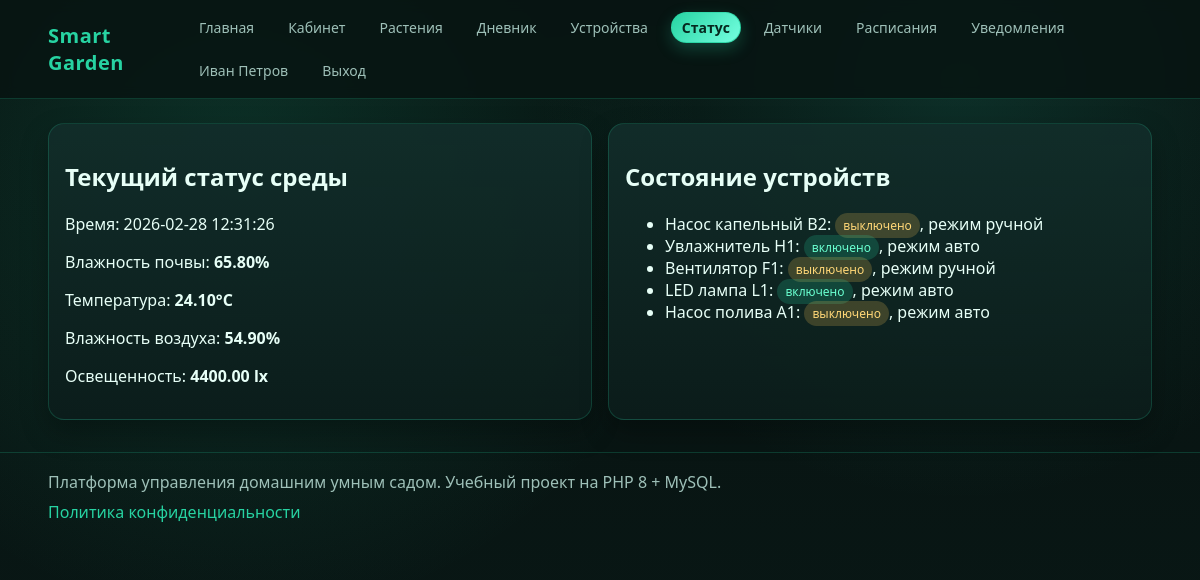
The page /?route=status (signed in) on the database its author committed.
### tables this page shows
CREATE TABLE sensor_readings (
  id BIGINT UNSIGNED AUTO_INCREMENT PRIMARY KEY,
  user_id INT UNSIGNED NOT NULL,
  zone_id INT UNSIGNED NULL,
  soil_humidity DECIMAL(5,2) NOT NULL,
  temperature DECIMAL(5,2) NOT NULL,
  air_humidity DECIMAL(5,2) NOT NULL,
  light_level DECIMAL(8,2) NOT NULL,
  reading_time DATETIME NOT NULL,
  INDEX idx_sensor_user_time (user_id, reading_time),
  FOREIGN KEY (user_id) REFERENCES users(id) ON DELETE CASCADE,
  FOREIGN KEY (zone_id) REFERENCES zones(id) ON DELETE SET NULL
);

CREATE TABLE devices (
  id INT UNSIGNED AUTO_INCREMENT PRIMARY KEY,
  user_id INT UNSIGNED NOT NULL,
  zone_id INT UNSIGNED NULL,
  name VARCHAR(120) NOT NULL,
  device_type VARCHAR(60) NOT NULL,
  status ENUM('on','off') NOT NULL DEFAULT 'off',
  is_auto TINYINT(1) NOT NULL DEFAULT 0,
  created_at DATETIME NOT NULL,
  updated_at DATETIME NULL,
  INDEX idx_devices_user (user_id),
  FOREIGN KEY (user_id) REFERENCES users(id) ON DELETE CASCADE,
  FOREIGN KEY (zone_id) REFERENCES zones(id) ON DELETE SET NULL
);

### app/helpers/View.php (called while the page is built, shortened)
<?php
class View
{
    public static function render(string $view, array $data = []): void
    {
        $viewPath = dirname(__DIR__, 2) . '/app/views/' . $view . '.php';
        extract($data, EXTR_SKIP);
        require dirname(__DIR__, 2) . '/app/views/layouts/header.php';
        require $viewPath;
        require dirname(__DIR__, 2) . '/app/views/layouts/footer.php';
    }
}

### app/Controllers/BaseController.php (called while the page is built, shortened)
<?php
class BaseController
{
    protected array $config;
    public function __construct(array $config)
    {
        $this->config = $config;
        $this->db = Database::connection($config);
    }
    protected function render(string $view, array $data = []): void
    {
        $defaults = [
            'appName' => $this->config['app']['name'],
            'currentUser' => Auth::user(),
            'csrfToken' => Csrf::token($this->config['security']['csrf_key']),
            'pageTitle' => $this->config['app']['name'],
            'metaDescription' => 'Платформа управления умным садом и дневник роста растений.',
        ];
        View::render($view, array_merge($defaults, $data));
    }
}

### app/Controllers/GardenController.php (called while the page is built, shortened)
<?php
class GardenController extends BaseController
{
    public function status(): void
    {
        $uid = (int) $_SESSION['user']['id'];
        $devices = $this->db->prepare('SELECT name, status, is_auto FROM devices WHERE user_id = :uid ORDER BY id DESC');
        $devices->execute(['uid' => $uid]);
        $latestSensor = $this->db->prepare(
            'SELECT soil_humidity, temperature, air_humidity, light_level, reading_time
             FROM sensor_readings WHERE user_id = :uid ORDER BY reading_time DESC LIMIT 1'
        );
        $latestSensor->execute(['uid' => $uid]);
        $this->render('garden/status', [
            'pageTitle' => 'Статус системы',
            'devices' => $devices->fetchAll(),
            'sensor' => $latestSensor->fetch(),
        ]);
    }
}

### public/index.php (called while the page is built, shortened)
<?php
$root = dirname(__DIR__);
$config = require $root . '/config/config.php';
spl_autoload_register(function (string $class) use ($root): void {
    $prefix = 'App\\';
    $path = $root . '/app/' . str_replace('\\', '/', substr($class, strlen($prefix))) . '.php';
});
require_once $root . '/app/helpers/functions.php';
$routes = require $root . '/routes/web.php';
$router = new App\Helpers\Router($config, $routes);
$router->dispatch();

### app/helpers/Database.php (called while the page is built, shortened)
<?php
class Database
{
    private static ?PDO $pdo = null;
    public static function connection(array $config): PDO
    {
        $db = $config['db'];
        $dsn = sprintf(
            'mysql:host=%s;port=%s;dbname=%s;charset=%s',
            $db['host'],
            $db['port'],
            $db['name'],
            $db['charset']
        );
        try {
            self::$pdo = new PDO($dsn, $db['user'], $db['pass'], [
                PDO::ATTR_ERRMODE => PDO::ERRMODE_EXCEPTION,
                PDO::ATTR_DEFAULT_FETCH_MODE => PDO::FETCH_ASSOC,
                PDO::ATTR_EMULATE_PREPARES => false,
            ]);
        } catch (PDOException $e) {
            throw new PDOException('Ошибка подключения к БД: ' . $e->getMessage(), (int) $e->getCode(), $e);
        }
        return self::$pdo;
    }
}

### app/helpers/functions.php (called while the page is built)
<?php
function e(?string $value): string
{
    return htmlspecialchars((string) $value, ENT_QUOTES | ENT_SUBSTITUTE, 'UTF-8');
}

### app/views/garden/status.php (the view)
<div class="grid">
  <section class="card span-6">
    <h2>Текущий статус среды</h2>
    <?php if (!empty($sensor)): ?>
      <p>Время: <?= e($sensor['reading_time']) ?></p>
      <p>Влажность почвы: <strong><?= e((string) $sensor['soil_humidity']) ?>%</strong></p>
      <p>Температура: <strong><?= e((string) $sensor['temperature']) ?>°C</strong></p>
      <p>Влажность воздуха: <strong><?= e((string) $sensor['air_humidity']) ?>%</strong></p>
      <p>Освещенность: <strong><?= e((string) $sensor['light_level']) ?> lx</strong></p>
    <?php else: ?>
      <p class="muted">Пока нет данных датчиков.</p>
    <?php endif; ?>
  </section>
  <section class="card span-6">
    <h2>Состояние устройств</h2>
    <?php if (empty($devices)): ?>
      <p class="muted">Устройств пока нет.</p>
    <?php else: ?>
      <ul>
        <?php foreach ($devices as $d): ?>
          <li>
            <?= e($d['name']) ?>:
            <span class="status <?= $d['status'] === 'on' ? 'status-ok' : 'status-warn' ?>"><?= $d['status'] === 'on' ? 'включено' : 'выключено' ?></span>,
            режим <?= (int) $d['is_auto'] === 1 ? 'авто' : 'ручной' ?>
          </li>
        <?php endforeach; ?>
      </ul>
    <?php endif; ?>
  </section>
</div>

### app/helpers/Router.php (shortened to what this page needs)
<?php
class Router
{
    private array $config;
    private array $routes;
    public function __construct(array $config, array $routes)
    {
        $this->config = $config;
        $this->routes = $routes;
    }
    public function dispatch(): void
    {
        $method = strtoupper($_SERVER['REQUEST_METHOD'] ?? 'GET');
        $route = trim((string) ($_GET['route'] ?? ''), '/');
        foreach ($this->routes as $item) {
            if ($method !== $item['method'] || $route !== $item['path']) {
                continue;
            }
            [$class, $action] = $item['handler'];
            $controller = new $class($this->config);
            $controller->{$action}();
            return;
        }
    }
}

### public/assets/css/style.css (style rules this page uses)
:root { --bg: #081412; --bg-soft: #0f2220; --panel: #122d2a; --text: #e7fff7; --muted: #9ec0b8; --accent: #27d3a2; --warn: #ffc857; --danger: #ff6b6b; --line: rgba(39, 211, 162, 0.2); }
* { box-sizing: border-box; }
body { margin: 0; font-family: "Segoe UI", "Trebuchet MS", sans-serif; color: var(--text); background: radial-gradient(circle at 20% 20%, rgba(39,211,162,0.16), transparent 40%), radial-gradient(circle at 80% 10%, rgba(33,151,126,0.22), transparent 35%), linear-gradient(180deg, #07110f, #081412 45%, #091917); min-height: 100vh; }
.grid { display: grid; gap: 16px; grid-template-columns: repeat(12, 1fr); }
.card { background: linear-gradient(180deg, rgba(18,45,42,0.95), rgba(12,29,27,0.92)); border: 1px solid var(--line); border-radius: 16px; padding: 16px; box-shadow: 0 12px 28px rgba(0, 0, 0, 0.28); }
.status { padding: 4px 8px; border-radius: 999px; font-size: 12px; }
.status-ok { background: rgba(39,211,162,0.2); color: #6affd0; }
.status-warn { background: rgba(255,200,87,0.2); color: #ffd777; }
.span-6 { grid-column: span 6; }

### rows shown on the page
sensor_readings: reading_time "2026-02-28 12:31:26", soil_humidity "65.80", temperature "24.10", air_humidity "54.90", light_level "4400.00"
devices: name "Насос капельный B2", status "выключено", is_auto "ручной"
devices: name "Увлажнитель H1", status "включено", is_auto "авто"
devices: name "Вентилятор F1", status "выключено", is_auto "ручной"
devices: name "LED лампа L1", status "включено", is_auto "авто"
devices: name "Насос полива A1", status "выключено", is_auto "авто"
